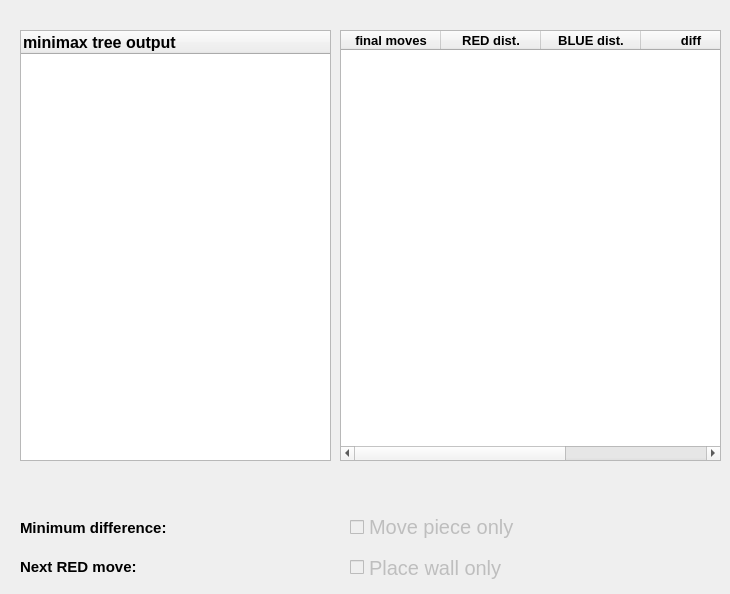
    <widget class="QWidget" name="tab_2">
     <attribute name="title">
      <string>Minimax</string>
     </attribute>
     <widget class="QTreeWidget" name="treeWidget">
      <property name="geometry">
       <rect>
        <x>20</x>
        <y>30</y>
        <width>311</width>
        <height>431</height>
       </rect>
      </property>
      <property name="font">
       <font>
        <pointsize>11</pointsize>
       </font>
      </property>
      <property name="autoFillBackground">
       <bool>false</bool>
      </property>
      <property name="editTriggers">
       <set>QAbstractItemView::NoEditTriggers</set>
      </property>
      <property name="alternatingRowColors">
       <bool>false</bool>
      </property>
      <property name="horizontalScrollMode">
       <enum>QAbstractItemView::ScrollPerPixel</enum>
      </property>
      <property name="columnCount">
       <number>1</number>
      </property>
      <attribute name="headerDefaultSectionSize">
       <number>100</number>
      </attribute>
      <column>
       <property name="text">
        <string notr="true">minimax tree output</string>
       </property>
       <property name="font">
        <font>
         <pointsize>12</pointsize>
         <bold>true</bold>
        </font>
       </property>
      </column>
     </widget>
     <widget class="QTableWidget" name="tableWidget_5">
      <property name="geometry">
       <rect>
        <x>340</x>
        <y>30</y>
        <width>381</width>
        <height>431</height>
       </rect>
      </property>
      <property name="font">
       <font>
        <pointsize>11</pointsize>
       </font>
      </property>
      <property name="editTriggers">
       <set>QAbstractItemView::NoEditTriggers</set>
      </property>
      <property name="selectionBehavior">
       <enum>QAbstractItemView::SelectRows</enum>
      </property>
      <column>
       <property name="text">
        <string>final moves</string>
       </property>
       <property name="font">
        <font>
         <pointsize>10</pointsize>
         <bold>true</bold>
        </font>
       </property>
      </column>
      <column>
       <property name="text">
        <string>RED dist.</string>
       </property>
       <property name="font">
        <font>
         <pointsize>10</pointsize>
         <bold>true</bold>
        </font>
       </property>
      </column>
      <column>
       <property name="text">
        <string>BLUE dist.</string>
       </property>
       <property name="font">
        <font>
         <pointsize>10</pointsize>
         <bold>true</bold>
        </font>
       </property>
      </column>
      <column>
       <property name="text">
        <string>diff</string>
       </property>
       <property name="font">
        <font>
         <pointsize>10</pointsize>
         <bold>true</bold>
        </font>
       </property>
      </column>
      <column>
       <property name="text">
        <string>root move</string>
       </property>
       <property name="font">
        <font>
         <pointsize>10</pointsize>
         <bold>true</bold>
        </font>
       </property>
      </column>
     </widget>
     <widget class="QLabel" name="label_17">
      <property name="geometry">
       <rect>
        <x>20</x>
        <y>550</y>
        <width>121</width>
        <height>34</height>
       </rect>
      </property>
      <property name="font">
       <font>
        <pointsize>11</pointsize>
        <bold>true</bold>
       </font>
      </property>
      <property name="text">
       <string>Next RED move:</string>
      </property>
     </widget>
     <widget class="QLabel" name="label_13">
      <property name="geometry">
       <rect>
        <x>20</x>
        <y>510</y>
        <width>159</width>
        <height>35</height>
       </rect>
      </property>
      <property name="font">
       <font>
        <pointsize>11</pointsize>
        <bold>true</bold>
       </font>
      </property>
      <property name="text">
       <string>Minimum difference:   </string>
      </property>
     </widget>
     <widget class="QLabel" name="label_18">
      <property name="geometry">
       <rect>
        <x>140</x>
        <y>550</y>
        <width>61</width>
        <height>34</height>
       </rect>
      </property>
      <property name="font">
       <font>
        <pointsize>11</pointsize>
       </font>
      </property>
      <property name="text">
       <string/>
      </property>
      <property name="alignment">
       <set>Qt::AlignCenter</set>
      </property>
     </widget>
     <widget class="QLabel" name="label_15">
      <property name="geometry">
       <rect>
        <x>170</x>
        <y>509</y>
        <width>31</width>
        <height>35</height>
       </rect>
      </property>
      <property name="font">
       <font>
        <pointsize>11</pointsize>
       </font>
      </property>
      <property name="text">
       <string/>
      </property>
      <property name="alignment">
       <set>Qt::AlignCenter</set>
      </property>
     </widget>
     <widget class="QCheckBox" name="checkBox_2">
      <property name="enabled">
       <bool>false</bool>
      </property>
      <property name="geometry">
       <rect>
        <x>350</x>
        <y>550</y>
        <width>181</width>
        <height>35</height>
       </rect>
      </property>
      <property name="font">
       <font>
        <pointsize>15</pointsize>
       </font>
      </property>
      <property name="text">
       <string>Place wall only</string>
      </property>
     </widget>
     <widget class="QCheckBox" name="checkBox">
      <property name="enabled">
       <bool>false</bool>
      </property>
      <property name="geometry">
       <rect>
        <x>350</x>
        <y>510</y>
        <width>181</width>
        <height>34</height>
       </rect>
      </property>
      <property name="font">
       <font>
        <pointsize>15</pointsize>
       </font>
      </property>
      <property name="text">
       <string>Move piece only</string>
      </property>
      <property name="checked">
       <bool>false</bool>
      </property>
     </widget>
    </widget>
